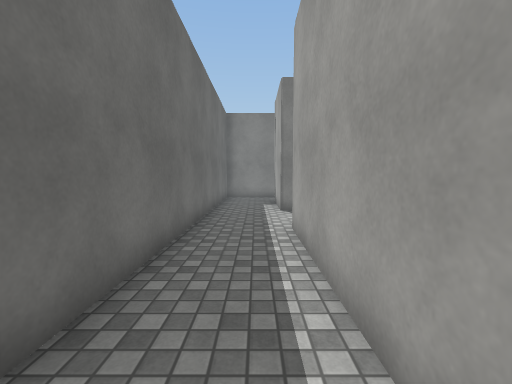
View 1 (above)

16 first-person views from a walk through a Unity game level. The camera is 1.4 m above the floor, tilts 4° down and sees 90° across. The floor is counted in squares, 1 m on a side. Each view is taken from the middle of a square. On the plan, view 1 faces up. The plan holds only what a view shows up to about 13 squares ahead; the rest is blank. Surface patterns are stand-ins for the level's own textures.

View 2
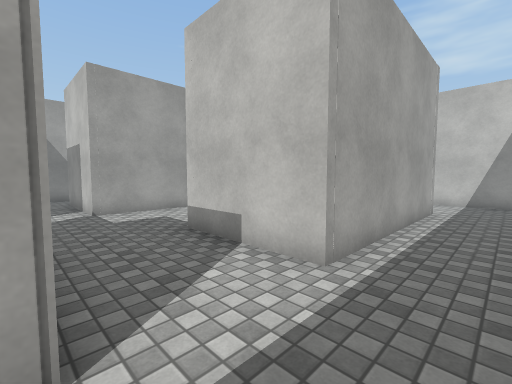

View 3
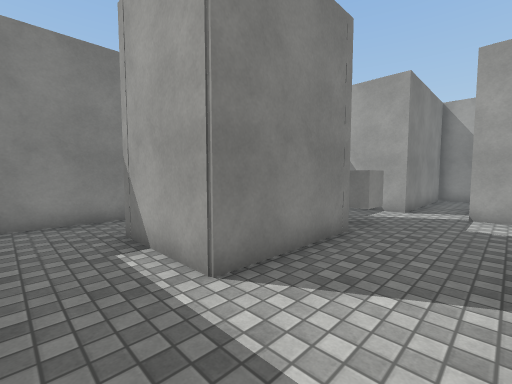

View 4
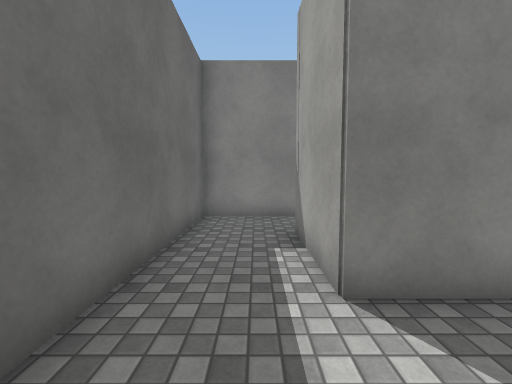

View 5
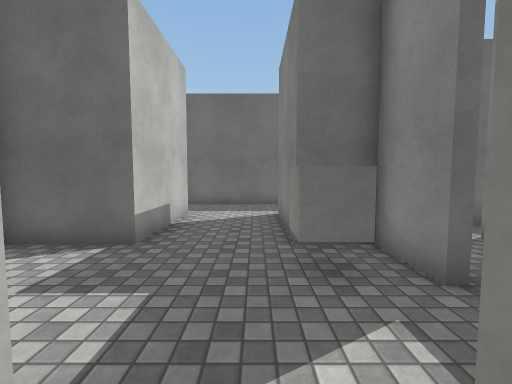

View 6
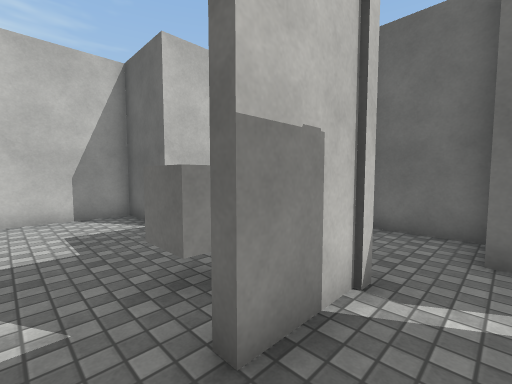

View 7
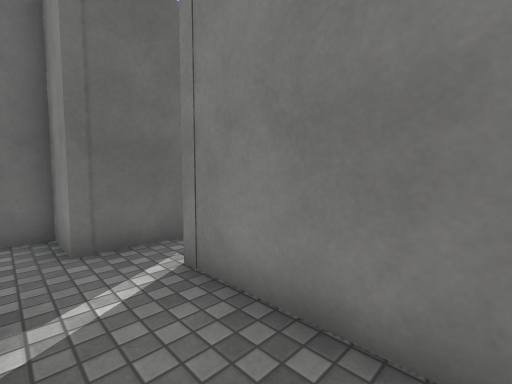

View 8
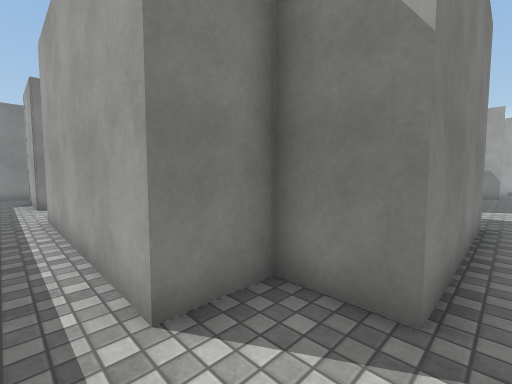

View 9
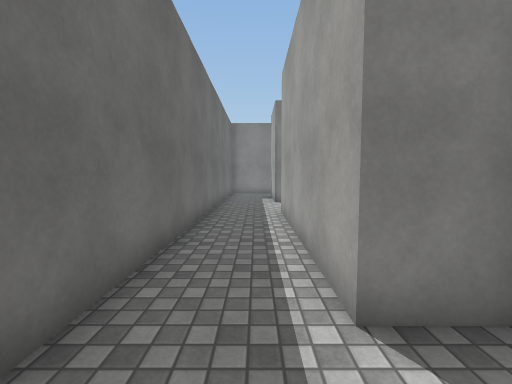

View 10
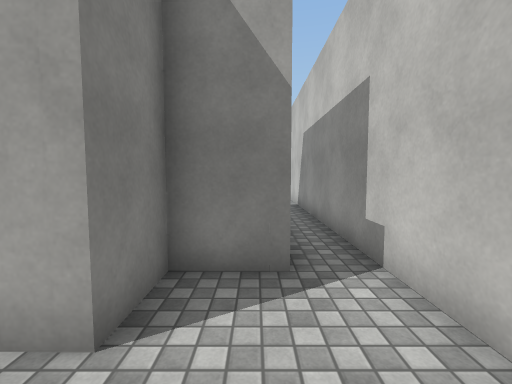

View 11
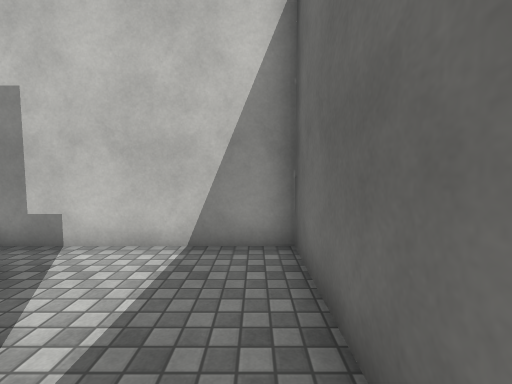

View 12
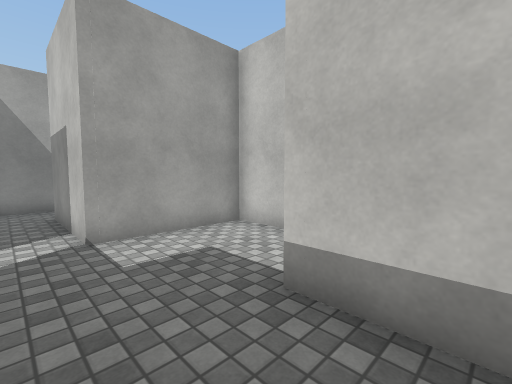

View 13
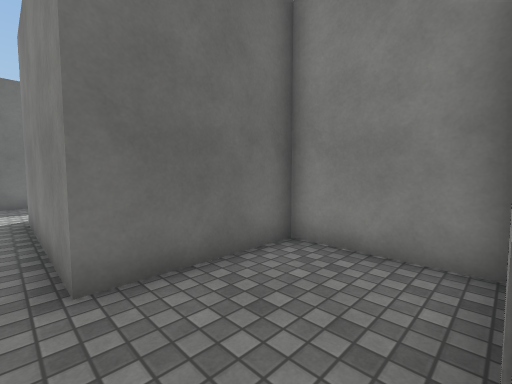

View 14
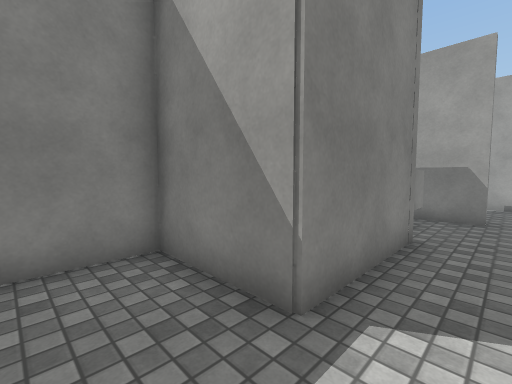

View 15
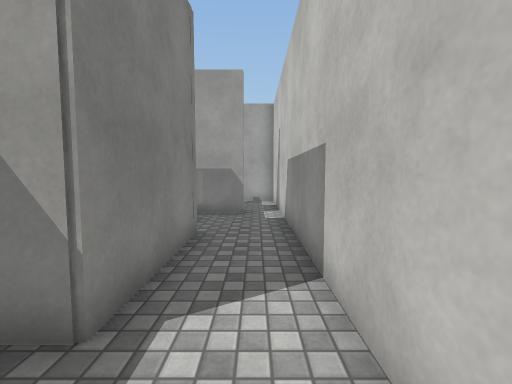

View 16
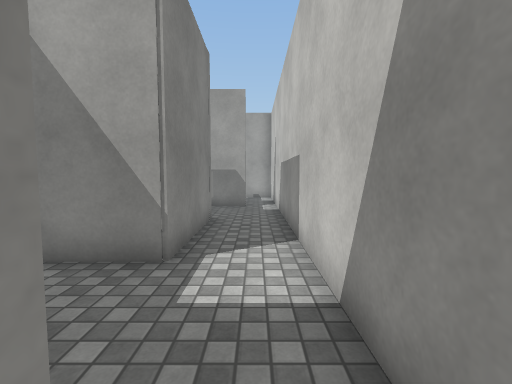

### Floor plan
Ten units are one square. View 1 is at (0, 0); x grows to the right and y downward. Boxes are objects, and circles mark ways between rooms. Rooms are numbered by the first view taken in them; rooms with no view inside come last. Other rooms are left out.
<svg viewBox="-22 -159 218 203">
<path fill="none" stroke="#000" d="M46 -117 69 -117M69 -114 49 -114 49 -98 9 -98 9 -131M93 -98 93 -119M18 -154 -17 -154 -17 39 25 39M81 -140 44 -140M26 25 26 7 9 7 9 -66 49 -66 49 -39 88 -39 88 -79M148 -98 93 -98M150 -75 150 -95M88 -79 129 -79M161 16 120 16 120 -15 86 -15 86 25 26 25M191 26 191 9M25 39 184 39"/>
<rect x="55" y="-105" width="20" height="10" fill="#bbb"><title>other object</title></rect>
<rect x="165" y="-5" width="20" height="20" fill="#bbb"><title>other object</title></rect>
<circle cx="80" cy="-90" r="3" fill="#2a7"/>
<circle cx="30" cy="30" r="3" fill="#2a7"/>
<text x="30" y="-70">1</text>
<text x="120" y="-90">2</text>
<text x="120" y="20">3</text>
</svg>
Room 1 opens to room 2. Room 1 opens to room 3.

Where each view was taken, in squares from view 1:
view 1: 0 up, 0 right, facing up
view 2: 10 up, 1 left, facing down-right
view 3: 7 up, 1 left, facing up-right
view 4: 7 up, 0 right, facing up
view 5: 9 up, 10 right, facing left
view 6: 13 up, 8 right, facing down-left
view 7: 12 up, 8 right, facing up-left
view 8: 3 down, 0 right, facing up-right
view 9: 3 down, 0 right, facing up
view 10: 2 down, 1 left, facing right
view 11: 1 up, 1 left, facing down
view 12: 9 up, 3 right, facing down-right
view 13: 3 down, 12 right, facing up-left
view 14: 3 down, 10 right, facing up-right
view 15: 3 down, 10 right, facing right
view 16: 3 down, 8 right, facing right
